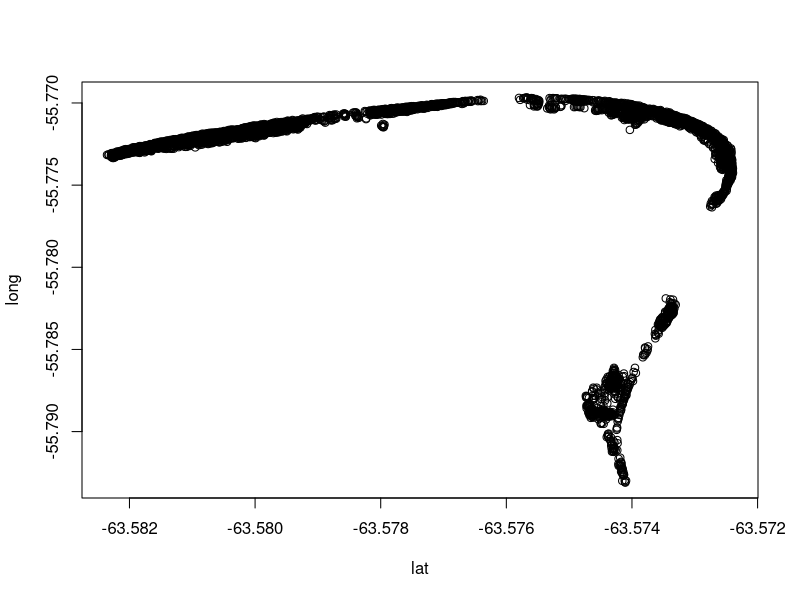

The R source for this figure: (Note: this script raises an error after producing the figure.)
data<-read.csv("paulet_island1.csv")
plot(data)
k<-Kest(data)
?Kest
w<-c(min(data$lat),max(data$lat),min(data$long),max(data$long))
window.data<-as.ppp(X=data,W=w)
K.big<-Kest(window.data)
plot(K.big)

w.small<-c(-63.576,-63.572,-55.795,-55.78)
data.small<-as.ppp(X=data, W=w.small)
K.small<-Kest(data.small)
plot(K.small)
